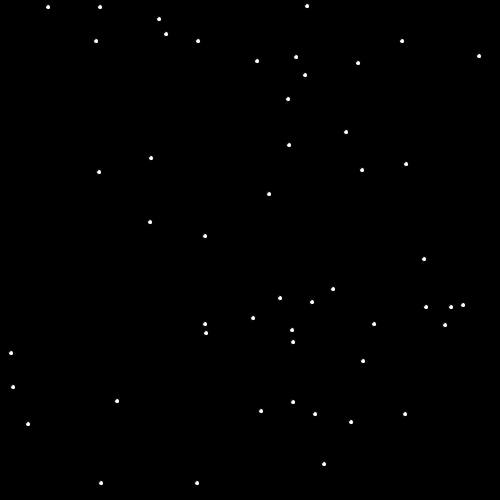
Frame 1 (no input)
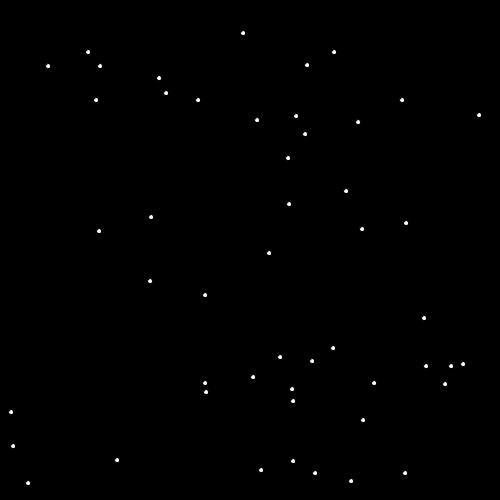
Frame 60 (the mouse pressed at the canvas centre just before this capture)
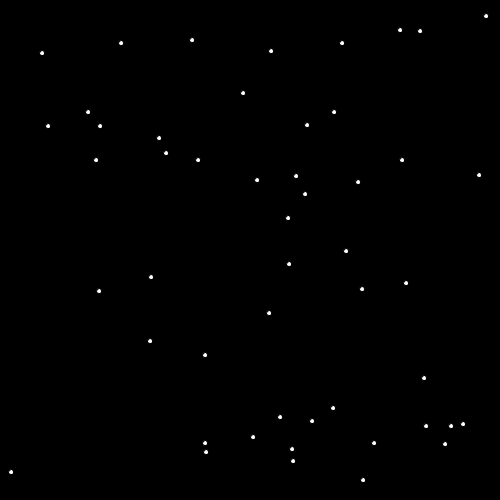
Frame 120 (the mouse held since frame 60 and released just before this capture)

The Processing sketch that drew these frames (run headless with seeded random() and noise(); from frame 60 on, the mouse is pressed at the canvas centre):

// Processing sketch: SnowflakeCatcher
// ── SnowflakeCatcher.pde
Snowflake[] jeffers;
void setup()
{
  //your code here
  size(500,500);
  jeffers = new Snowflake[50];
  for(int i=0; i<jeffers.length; i++)
  {
    jeffers[i] = new Snowflake();
  }
  background(0);
  textAlign(CENTER);
}
void draw()
{
  //your code here
  for(int j=0; j<jeffers.length; j++)
  {
    jeffers[j].erase();
    jeffers[j].lookDown();
    jeffers[j].move();
    jeffers[j].wrap();
    jeffers[j].show();
  }
}
void mouseDragged()
{
  //your code here
  stroke(255,0,0);
  line(pmouseX,pmouseY,mouseX,mouseY);
}

class Snowflake
{
  //class member variable declarations
  int snowX,snowY;
  boolean isMoving;
  Snowflake()
  {
    //class member variable initializations
    snowX=(int)(Math.random()*501);
    snowY=(int)(Math.random()*501);
    isMoving=true;
  }
  void show()
  {
    //your code here
    fill(255);
    stroke(0);
    ellipse(snowX,snowY,5,5);
  }
  void lookDown()
  {
    //your code here
    if(snowY<=499 && snowY>=0)
    {
      if(get(snowX,snowY+5) != color(0))
      {
        isMoving=false;
      }
      else
      {
        isMoving=true;
      } 
    }
  }
  void erase()
  {
    //your code here
    fill(0);
    stroke(0);
    ellipse(snowX,snowY,7,7);
  }
  void move()
  {
    //your code here
    if(isMoving)
    {
      snowY=snowY+1;
    }
    else 
    {
    }
  }
  void wrap()
  {
    //your code here
    if(snowY>489)
    {
      snowX=(int)(Math.random()*501);
      snowY=0;
    }
  }
}
void keyPressed()
{
  if(key == 'r')
  {
    background(0);
    for(int j=0; j<jeffers.length; j++)
    {
      jeffers[j].snowX=(int)(Math.random()*501);
      jeffers[j].snowY=(int)(Math.random()*501);
    }
  }
}
